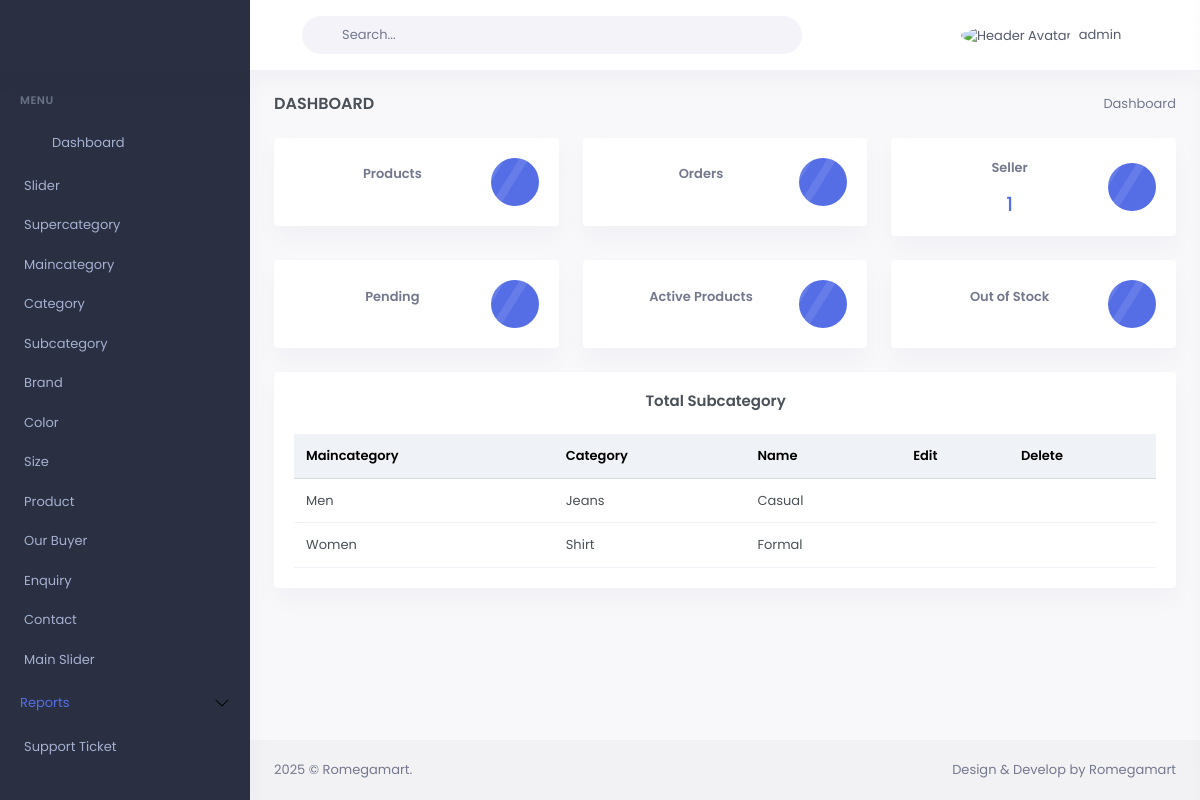
Page /subcategory/ (signed in) on the earlier database version.
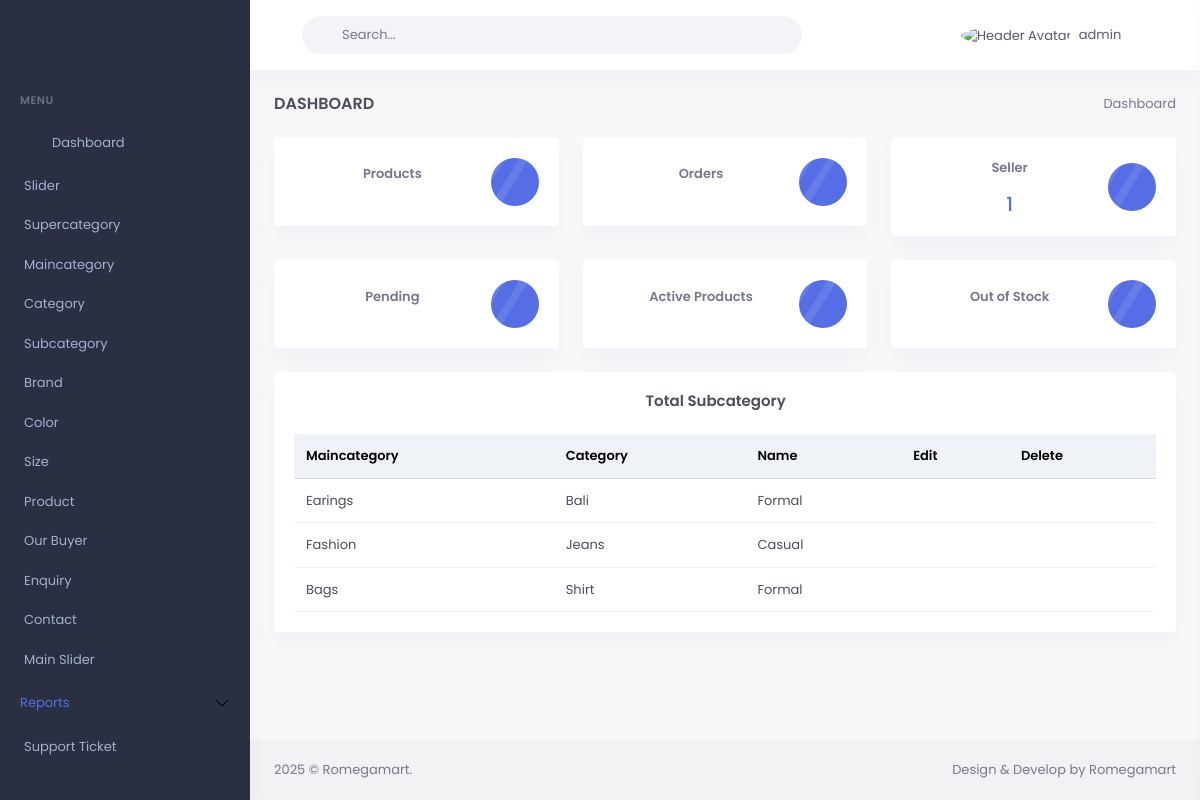
Same page on the later database version.
### mainApp/models.py (models this page shows, shortened)
class Subcategory(models.Model):
    id = models.AutoField(primary_key=True)
    category = models.ForeignKey(Category, on_delete=models.DO_NOTHING, related_name="subcategories")
    name = models.CharField(max_length=200)
    slug = models.SlugField(max_length=200)
    image = models.URLField(max_length=1024)
    title=models.CharField(max_length=100,default='',null=True,blank=True)
    description=models.TextField(default='',null=True,blank=True)

class Category(models.Model):
    id = models.AutoField(primary_key=True)
    maincategory = models.ForeignKey(Maincategory, on_delete=models.DO_NOTHING, related_name="categories")
    name = models.CharField(max_length=200)
    slug = models.SlugField(max_length=200)
    image = models.URLField(max_length=1024)
    app_background = models.URLField(max_length=1024,default='')
    specifications = models.JSONField(default=dict)  # Requires Django 3.1+
    title=models.CharField(max_length=100,default='',null=True,blank=True)
    description=models.TextField(default='',null=True,blank=True)
    def __str__(self):
        return self.name

class Maincategory(models.Model):
    id = models.AutoField(primary_key=True)
    name = models.CharField(max_length=200, unique=True)
    slug = models.SlugField(max_length=200, unique=True)
    image = models.URLField(max_length=1024)
    title=models.CharField(max_length=100,default='',null=True,blank=True)
    description=models.TextField(default='',null=True,blank=True)
    def __str__(self):
        return self.name

### mainApp/backend.py (the view)
# urls.py: path('subcategory/',backend.subcategory_page),
@login_required(login_url='/admin-login/')
@user_passes_test(is_superuser, login_url='/admin-login/')
def subcategory_page(Request):
    if not Request.user.is_superuser:
        return HttpResponseForbidden("You don't have permission to access this page.")
    else:
        subcategory=Subcategory.objects.all().order_by('id').reverse()
        return render(Request,'backend/subcategory.html',{'subcategory':subcategory})

### mainApp/backend.py (called while the page is built)
def is_superuser(user):
    return user.is_superuser

### mainApp/templates/backend/subcategory.html (shortened to what this page needs)
{%extends 'backend/index.html'%}
{% load static %}
{%block body%}
            <div class="row">
                <div class="col-lg-12">
                    <div class="card">
                        <div class="card-body">
                            <h4 class="card-title mb-4 text-center">Total Subcategory<span><a href="/add-subcategory"> &nbsp;<i class="fa fa-plus" aria-hidden="true"></i></a>
                            </span></h4>
                            <div class="table-responsive">
                                <table class="table align-middle table-nowrap mb-0"id="productTable">
                                    <thead class="table-light">
                                        <tr>
                                            <th class="align-middle">Maincategory</th>
                                            <th class="align-middle">Category</th>
                                            <th class="align-middle">Name</th>
                                            <th>Edit</th>
                                            <th>Delete</th>
                                        </tr>
                                    </thead>
                                    <tbody>
                                        {%for item in subcategory%}
                                        <tr>
                                            <td>
                                                {{item.category.maincategory}}
                                            </td>
                                            <td>
                                                {{item.category}}
                                            </td>
                                             <td>
                                                {{item.name}}
                                            </td>
                                            <td>
                                                <a href="/update-subcategory/{{item.id}}"><i class="fa fa-edit"></i></a>
                                            </td>
                                            <td>
                                                <a href="#" onclick="confirmDelete('{{item.id}}')"><i class="fa fa-trash text-danger"></i></a>
                                            </td>
                                        </tr>
                                        {%endfor%}
                                    </tbody>
                                </table>
                            </div>
                        </div>
                    </div>
                </div>
            </div>
        </div>
    </div>
    {%endblock%}

Differences in the rows shown:
added Subcategory: category.maincategory "Earings", category "Bali", name "Formal"
changed through a linked row, Subcategory "Casual": category.maincategory "Men" → "Fashion"
changed through a linked row, Subcategory "Shirt": category.maincategory "Women" → "Bags"
